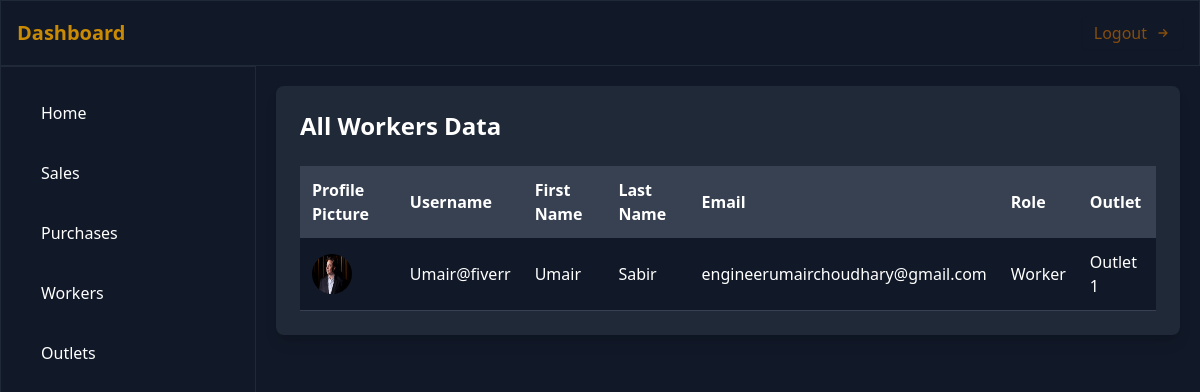
Screenshot of /workers/ (signed in) with the database file from the repository.
### app/models.py (models this page shows, shortened)
class CustomUser(AbstractUser):
    USER_ROLES = (
        ('worker', 'Worker'),
        ('management', 'Management'),
    )
    role = models.CharField(max_length=10, choices=USER_ROLES)
    outlet = models.ForeignKey(Outlet, on_delete=models.SET_NULL, null=True, blank=True)
    profile_picture = models.ImageField(upload_to='profile_pictures/', null=True, blank=True)

class Outlet(models.Model):
    name = models.CharField(max_length=100)
    location = models.CharField(max_length=200, blank=True, null=True)
    manager_name = models.CharField(max_length=100, blank=True, null=True)

### app/views.py (the view)
# urls.py: path('workers/', views.workers_list, name='workers-list'),
@login_required(login_url='/login/')
def workers_list(request):
    workers = CustomUser.objects.filter(role='worker')
    context = {
        'workers': workers,
    }
    return render(request, 'workers_list.html', context)

### templates/workers_list.html
{% extends "super_base.html" %}
{% block content %}
    <div class="w-full max-w-7xl bg-gray-800 p-6 rounded-lg shadow-lg">
        <h2 class="text-2xl font-semibold mb-6">All Workers Data</h2>
        <div class="overflow-x-auto">
            <table class="min-w-full bg-gray-900 text-white">
                <thead>
                    <tr class="bg-gray-700">
                        <th class="p-3 text-left">Profile Picture</th>
                        <th class="p-3 text-left">Username</th>
                        <th class="p-3 text-left">First Name</th>
                        <th class="p-3 text-left">Last Name</th>
                        <th class="p-3 text-left">Email</th>
                        <th class="p-3 text-left">Role</th>
                        <th class="p-3 text-left">Outlet</th>
                    </tr>
                </thead>
                <tbody>
                    {% for worker in workers %}
                    <tr class="border-b border-gray-700">
                        <td class="p-3">
                            {% if worker.profile_picture %}
                                <img src="{{ worker.profile_picture.url }}" alt="Profile Picture" class="w-10 h-10 rounded-full">
                            {% else %}
                                <span>No Image</span>
                            {% endif %}
                        </td>
                        <td class="p-3">{{ worker.username }}</td>
                        <td class="p-3">{{ worker.first_name }}</td>
                        <td class="p-3">{{ worker.last_name }}</td>
                        <td class="p-3">{{ worker.email }}</td>
                        <td class="p-3">{{ worker.get_role_display }}</td>
                        <td class="p-3">
                            {% if worker.outlet %}
                                {{ worker.outlet.name }}
                            {% else %}
                                <span>No Outlet Assigned</span>
                            {% endif %}
                        </td>
                    </tr>
                    {% endfor %}
                </tbody>
            </table>
        </div>
    </div>
{% endblock content %}

### rows the page displays
CustomUser: profile_picture (picture), username "Umair@fiverr", first_name "Umair", last_name "Sabir", email "engineerumairchoudhary@gmail.com", role "Worker", outlet.name "Outlet 1"
